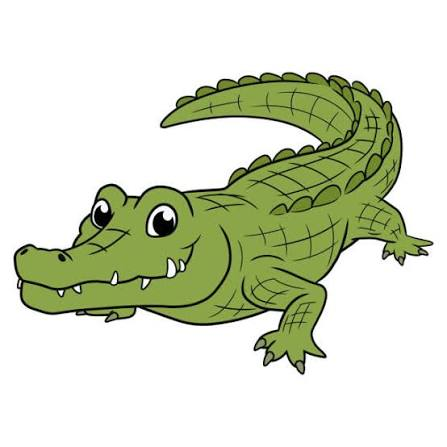
#> input picture Original-cocodrilo1-0074.jpg, 447 x 447 px, found by its file name
$ python ejemplo3_contar_objetos_0074.py
#> lines starting #> are read from the running program, lines starting #| are printed output that depends on the picture; after the words box and inside, x2 and y2 are one past the last pixel; in counts of white or black regions, pixels touching at a corner belong together
# Para lhombres el ejemplo 2 ( del 1 al 30 )  y/o  el ejemplo 3 (31 al 60)
# COCODRILO IMAGEN 31
print("PROGRAMA REALIZADO POR JAQUEZ ANDRES 0074")
import cv2

# Cargar imagen
imagen = cv2.imread("C:\IA_Gpo3H\VA_0074\p9-filtro-va-0074\Original-cocodrilo1-0074.jpg")
#> imagen is the input picture: shape (447, 447, 3); mean B, G, R 197.7, 219.4, 213.1

# Comprobar imagen
if imagen is None:
    print("Error: no se pudo cargar la imagen.")
    exit()

# Convertir a escala de grises
gris = cv2.cvtColor(imagen, cv2.COLOR_BGR2GRAY)
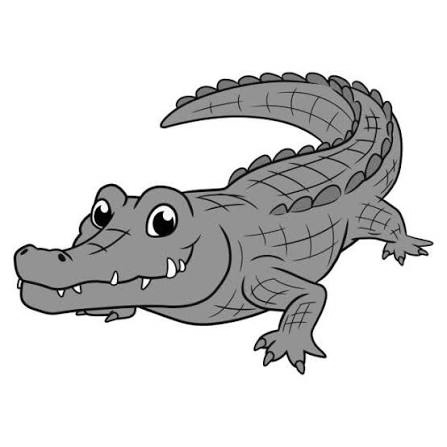
#> gris: shape (447, 447); min 0, max 255, mean 215.1

# Aplicar umbral
_, binaria = cv2.threshold(
    gris,
    127,
    255,
    cv2.THRESH_BINARY
)
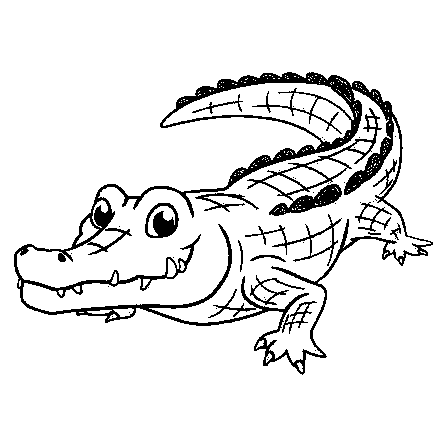
#> binaria: shape (447, 447); 91.2% white; 48 black regions (35 under 20 px), largest, box (x1, y1, x2, y2) and area: (14, 72, 433, 375) 12874, (247, 108, 382, 216) 1989, (145, 203, 179, 238) 646

# Encontrar contornos externos
contornos, _ = cv2.findContours(
    binaria,
    cv2.RETR_EXTERNAL,
    cv2.CHAIN_APPROX_SIMPLE
)
#> contornos = [[[0, 0], [0, 446], [446, 446], [446, 0]]]

# Crear copia
resultado = imagen.copy()

# Contador
cantidad = 0

# Analizar cada contorno
for contorno in contornos:

    # Calcular área
    area = cv2.contourArea(contorno)

    # Ignorar objetos demasiado pequeños
    if area > 500:

        cantidad += 1

        # Dibujar contorno
        cv2.drawContours(
            resultado,
            [contorno],
            -1,
            (0, 255, 0),
            2
        )

        # Obtener rectángulo
        x, y, ancho, alto = cv2.boundingRect(contorno)

        # Dibujar rectángulo
        cv2.rectangle(
            resultado,
            (x, y),
            (x + ancho, y + alto),
            (255, 0, 0),
            2
        )

        # Mostrar número del objeto
        cv2.putText(
            resultado,
            f"Objeto {cantidad}",
            (x, y - 10),
            cv2.FONT_HERSHEY_SIMPLEX,
            0.6,
            (0, 0, 255),
            2
        )
#> this loop made 1 pass
#> (contorno, area, cantidad, x, y, ancho, alto) on pass 1: ([[0, 0], [0, 446], [446, 446], [446, 0]], 198916, 1, 0, 0, 447, 447)
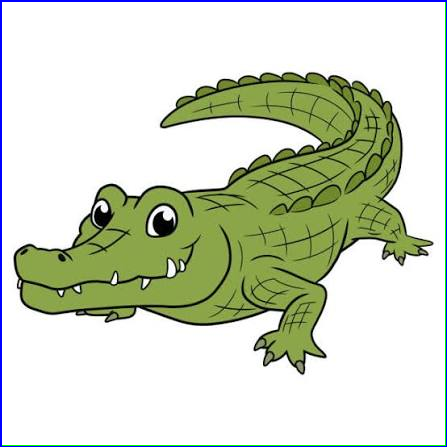
#> resultado: shape (447, 447, 3); 1.78% of pixels changed, all inside (x1, y1, x2, y2) = (0, 0, 447, 447)
#> after the loop, cantidad = 1

# Mostrar resultado
cv2.imshow("Objetos identificados 0074", resultado)

# Guardar
cv2.imwrite(
    "../resultados/ejemplo3_objetos.jpg",
    resultado
)

print("Objetos identificados:", cantidad)
#| Objetos identificados: 1
print("Resultado guardado en resultados/ejemplo3_objetos.jpg")

# Esperar
cv2.waitKey(0)

# Cerrar
cv2.destroyAllWindows()
print("PROGRAMA REALIZADO POR JAQUEZ ANDRES 0074")
